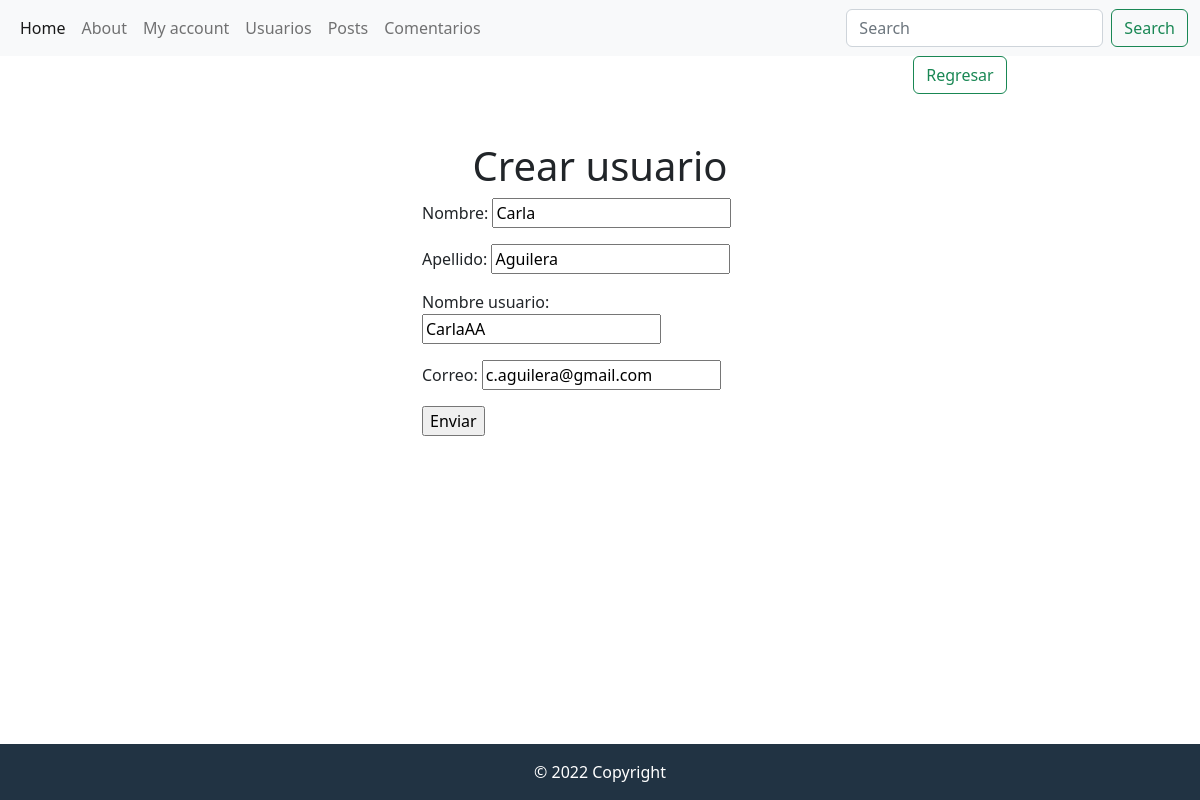
Screenshot of /blog/editar_usuario/1/ with the database file from the repository.
### app_blog/models.py (models this page shows, shortened)
class Usuario(models.Model):
    nombre = models.CharField(max_length=100)
    apellido = models.CharField(max_length=100)
    nombre_usuario = models.CharField(max_length=100)
    correo = models.EmailField()
    fecha_creacion = models.DateField(auto_now_add=True)

### app_blog/views.py (the view)
# urls.py: path('editar_usuario/<int:id>/', views.editar_usuario, name="editar_usuario"),
def editar_usuario(request, id):
    usuario = Usuario.objects.get(id=id)
    if request.method == 'POST':
        formulario = UsuarioFormulario(request.POST)
        if formulario.is_valid():
            data = formulario.cleaned_data
            usuario.nombre = data['nombre']
            usuario.apellido = data['apellido']
            usuario.nombre_usuario = data['nombre_usuario']
            usuario.correo = data['correo']
            usuario.save()
            return redirect(reverse('usuario'))
    else:
        inicial = {
            'nombre': usuario.nombre,
            'apellido': usuario.apellido,
            'nombre_usuario': usuario.nombre_usuario,
            'correo': usuario.correo,
        }
        formulario = UsuarioFormulario(initial=inicial)
    return render(request, "app_blog/crear_usuario.html", {"formulario": formulario})

### app_blog/forms.py
class UsuarioFormulario(forms.Form):
    nombre = forms.CharField(max_length=100)
    apellido = forms.CharField(max_length=100)
    nombre_usuario = forms.CharField(max_length=100)
    correo = forms.EmailField()

### app_blog/templates/app_blog/crear_usuario.html (shortened to what this page needs)
{% extends 'base.html' %}
{% load static %}
{% block changing_content %}
    <div class="row">
        <div class="row justify-content-end">
            <div class="col-4 text-center">
                <a class="btn btn-outline-success" href="{% url 'home' %}" role="button">Regresar</a>
            </div>
        </div>
    </div>
    <div class="row">
        <div class="col-md-4 offset-md-4">
            <div class="text-center pt-5">
                <h1> Crear usuario</h1>
            </div>
            <form method="post">
                <div class="mb-3">
                    {{ formulario.as_p }}
                </div>
                <input type="submit" value="Enviar" />
            </form>
        </div>
    </div>
{% endblock changing_content %}

### app_blog/templates/app_blog/base.html (style rules this page uses)
html { min-height: 100%; position: relative; }
body { margin: 0; margin-bottom: 30px; }

### rows the page displays
Usuario: nombre "Carla", apellido "Aguilera", nombre_usuario "CarlaAA", correo "c.aguilera@gmail.com"
